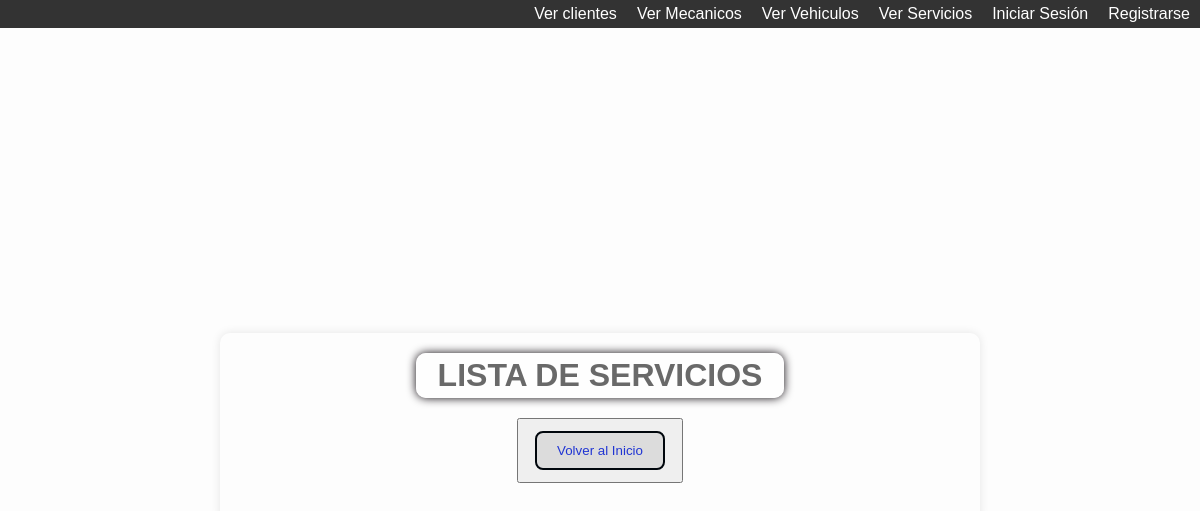
/servicio/list, run on an earlier commit of the app's database.
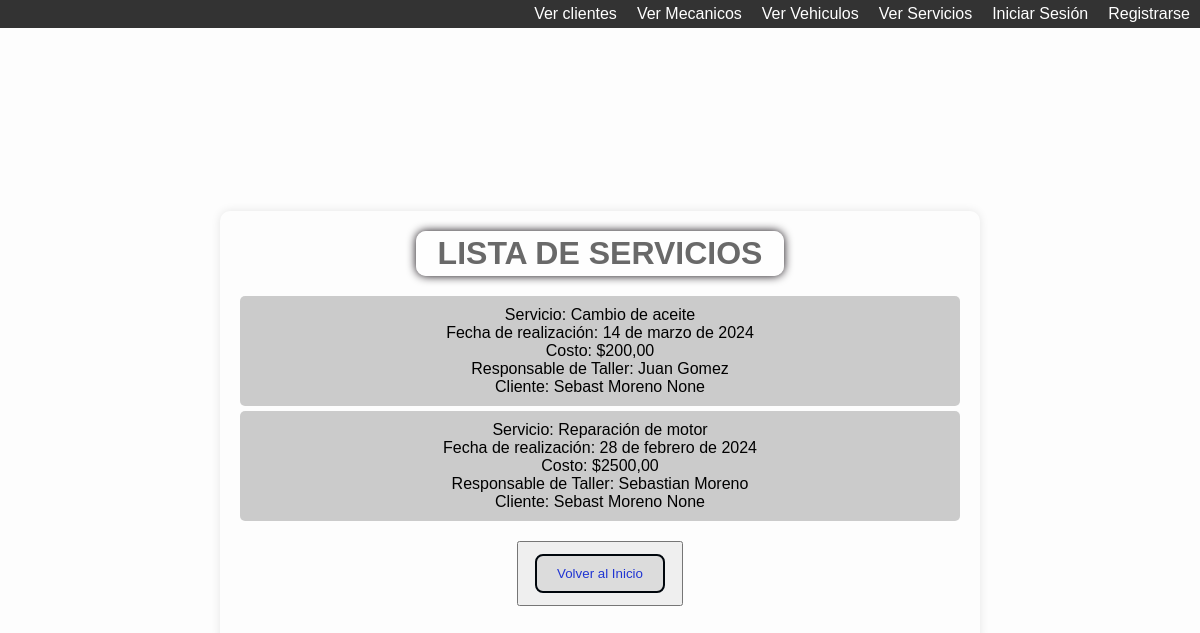
And on a later commit of the database.
### core/models.py (models this page shows, shortened)
class Servicio(models.Model):
    NOMBRE_CHOICES = [
        ('Cambio de aceite', 'Cambio de aceite'),
        ('Reemplazo de frenos', 'Reemplazo de frenos'),
        ('Alineación y balanceo', 'Alineación y balanceo'),
        ('Reparación de motor', 'Reparación de motor'),
    ]
    nombre = models.CharField(max_length=50, choices=NOMBRE_CHOICES)
    descripcion = models.TextField()
    vehiculo = models.ForeignKey(Vehiculo, on_delete=models.CASCADE)
    cliente = models.ForeignKey(Cliente, on_delete=models.CASCADE)
    mecanico = models.ForeignKey(Mecanico, on_delete=models.CASCADE)
    fecha_servicio = models.DateField()
    costo_reparacion = models.DecimalField(max_digits=10, decimal_places=2, default=0.00)

class Mecanico(models.Model):
    nombre = models.CharField(max_length=30)
    apellido = models.CharField(max_length=50)
    email = models.EmailField()
    def __str__(self) -> str:
        return f"{self.nombre} {self.apellido}"

class Cliente(models.Model):
    nombre = models.CharField(max_length=30)
    apellido = models.CharField(max_length=30)
    email = models.EmailField()
    celular = models.CharField(max_length=15, null=True, blank=True)
    def __str__(self) -> str:
        return f"{self.nombre} {self.apellido} {self.celular}"

### core/views.py (the view)
# urls.py: path("servicio/list", views.servicio_list, name="servicio_list"),
def servicio_list(request):
    consulta = models.Servicio.objects.all()
    contexto = {"servicio": consulta}
    return render(request, "core/servicio_list.html", contexto)

### core/templates/core/servicio_list.html (shortened to what this page needs)
{% extends 'core/base.html' %}
{% block contenido %}
<div class="overlay">
    <div class="container">
        <h1>LISTA DE SERVICIOS</h1>
        <ul class="list-container">
            {% for servicio in servicio %}
            <li class="list-item">
            Servicio: {{ servicio.nombre }}<br>
            Fecha de realización: {{ servicio.fecha_servicio }}<br>
            Costo: ${{ servicio.costo_reparacion }}<br>
            Responsable de Taller: {{ servicio.mecanico }}<br>
            Cliente: {{ servicio.cliente }}<br>
 </li>
            {% endfor %}
        </ul>
        <h2>
            <button class="btn2"><a href="{% url 'index' %}" class="btn btn-back">Volver al Inicio</a>
        </h2>
    </div>
</div>
{% endblock contenido %}

What changed in the data, as far as the page shows it:
added Servicio: nombre "Cambio de aceite", fecha_servicio "14 de marzo de 2024", costo_reparacion "200,00", mecanico "Juan Gomez", cliente "Sebast Moreno None"
added Servicio: nombre "Reparación de motor", fecha_servicio "28 de febrero de 2024", costo_reparacion "2500,00", mecanico "Sebastian Moreno", cliente "Sebast Moreno None"
